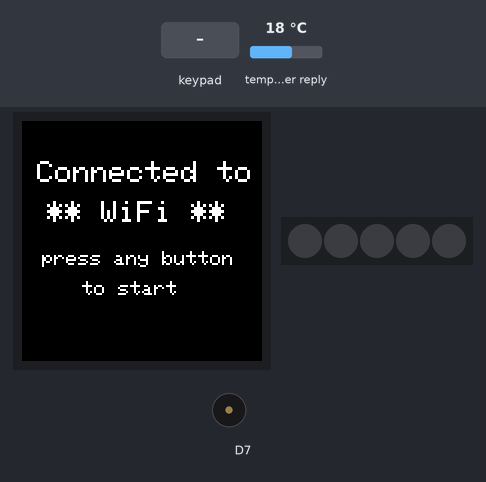
The sketch below on a simulated Arduino MKR. Shown: 240×240 colour display, 5 RGB LEDs in strip order, left to right, buzzer (waves = sounding). The test bench sets the inputs (shaded band); at power-on: temperature in the weather reply 18 °C. WiFi joins after 1.5 s; servers stay silent unless stated; web services answer with replies made up by the test bench; what the sketch prints to the serial monitor is not drawn.

Above: at 8.1 s.
8.2 s: keypad keys 1 2 3 4 pressed 0.4 s apart
At 11.1 s:
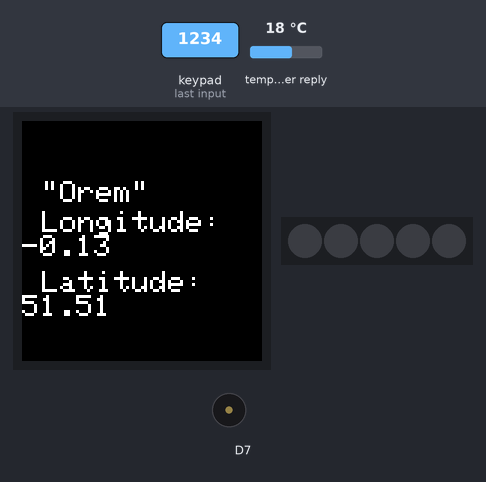
11.4 s: key '0' pressed
At 13.9 s:
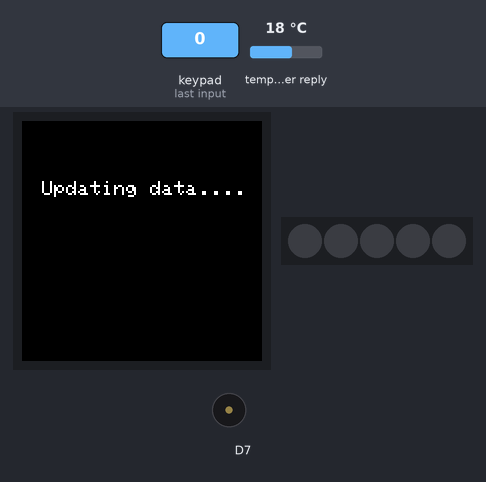
14.4 s: key '1' pressed
17.4 s: key '2' pressed
At 18.9 s:
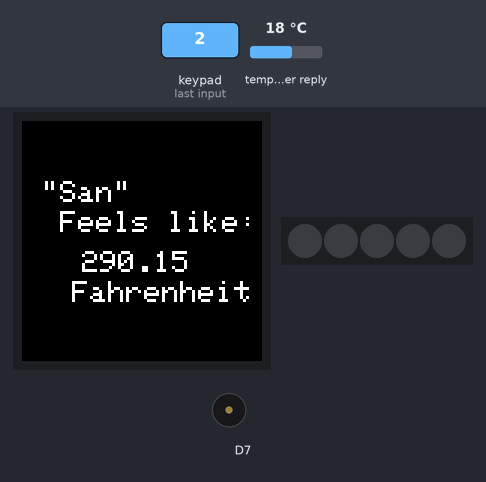
19.8 s: key '3' pressed
At 20.1 s:
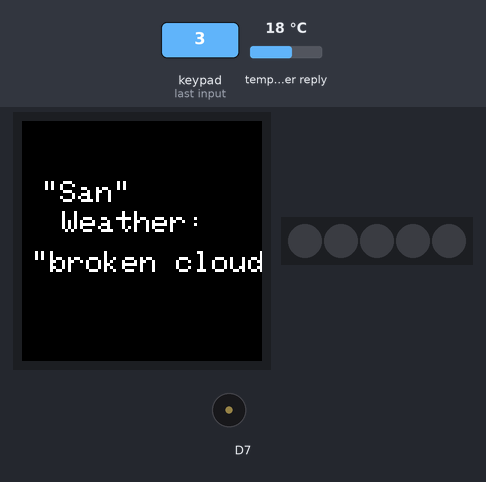
21.3 s: key '4' pressed
At 22.5 s:
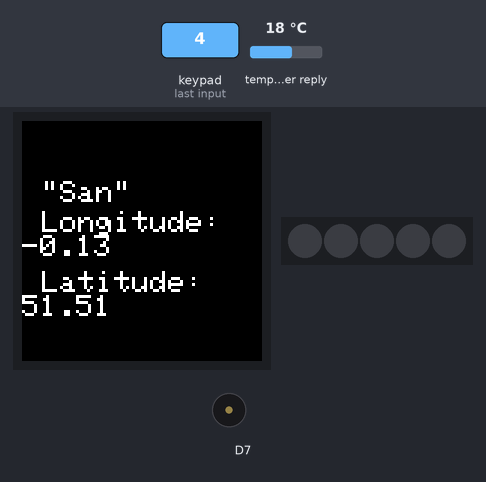
Timing chart, 0 to 23.8 s (numbered marks = the images above; inputs shaded):
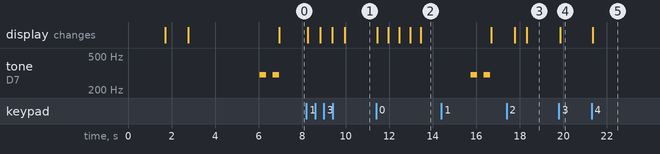

Measured:
- after the input at 8.2 s, the display: first changes after 0.06 s (image 1 shows a later state)
- after the input at 11.4 s, the display: first changes after 0.06 s (image 2 shows a later state)
- after the input at 17.4 s, the display: first differs from a run without the input after 0.93 s (image 3)
- after the input at 19.8 s, the display: changes after 0.06 s (image 4)
- after the input at 21.3 s, the display: changes after 0.06 s (image 5)
- by itself, tone on D7: alternates 300 Hz for 0.30 s and silent for 0.30 s, 4 changes in all, then stays silent

The sketch:

Activity10.ino
```cpp
// (licence header left out)
#include <WiFiNINA.h>
#include <Arduino_JSON.h>

#include <Arduino_MKRIoTCarrier.h>
MKRIoTCarrier carrier;

char ssid[] = ""; //  your network NAME between ""
char pass[] = "";//  your network PASSWOR between ""

String apiKey = ""; //paste weather map API KEY between ""

//the cities you want the weather for
String location = "Orem, US";
String location2 = "San Francisco, US";

bool changeLocation = false;

int status = WL_IDLE_STATUS;
char server[] = "api.openweathermap.org";

WiFiClient client;

String cityName;
String weatherDescription;

double temperature;
double feelsLike;
double lon;
double lat;

void setup() {
  //Initialize serial and wait for port to open:
  Serial.begin(9600);

  //Initialize the MKR IoT carrier
  CARRIER_CASE = true;
  carrier.begin();

  carrier.display.setTextSize(3);

  // attempt to connect to Wifi network:
  while (status != WL_CONNECTED) {
    Serial.print("Attempting to connect to SSID: ");
    Serial.println(ssid);
    status = WiFi.begin(ssid, pass);

    carrier.display.setCursor(20, 70);
    carrier.display.print("Waiting For");
    carrier.display.setCursor(5, 110);
    carrier.display.print("Connection...");

    // wait 1 seconds for connection:
    delay(1000);
  }

  carrier.display.fillScreen(ST77XX_BLACK);
  carrier.display.setCursor(15, 40);
  carrier.display.println("Connected to");
  carrier.display.setCursor(25, 80);
  carrier.display.println("** WiFi **");

  Serial.println("Connected to wifi");
  delay(1000);

  //Retrieve data from the API
  updateWeather();

  carrier.display.setTextSize(2);
  carrier.display.setCursor(20, 130);
  carrier.display.println("press any button");
  carrier.display.setCursor(60, 160);
  carrier.display.println("to start");
}

void loop() {

  carrier.Buttons.update();

  if (carrier.Buttons.onTouchDown(TOUCH0)) {
    carrier.display.fillScreen(ST7735_BLACK);
    carrier.display.setCursor(20, 60);
    carrier.display.setTextColor(ST77XX_WHITE);
    carrier.display.setTextSize(2);
    carrier.display.print("Updating data");
    delay(500);
    carrier.display.print(".");
    delay(500);
    carrier.display.print(".");
    delay(500);
    carrier.display.print(".");
    delay(500);
    carrier.display.print(".");

    updateWeather();

    carrier.display.fillScreen(ST7735_BLACK);
    carrier.display.setCursor(20, 60);
    carrier.display.setTextColor(ST77XX_WHITE);
    carrier.display.setTextSize(2);
    carrier.display.println("Update Complete");
    carrier.display.setCursor(20, 110);
    carrier.display.println("Weather data from:");
    carrier.display.setCursor(20, 160);
    carrier.display.setTextSize(3);

    if (changeLocation == true) {
      carrier.display.println(location);
    }
    else if (changeLocation == false) {
      carrier.display.println(location2);
    }
    delay(1000);
  }

  if (carrier.Buttons.onTouchDown(TOUCH1)) {
    carrier.display.fillScreen(ST7735_BLACK);
    carrier.display.setCursor(20, 60);
    carrier.display.setTextColor(ST77XX_WHITE);
    carrier.display.setTextSize(3);
    carrier.display.println(cityName);
    carrier.display.setCursor(20, 90);
    carrier.display.println("Temperature: ");
    carrier.display.setCursor(60, 130);
    carrier.display.println(temperature);
    carrier.display.setCursor(50, 160);
    carrier.display.println("Fahrenheit");
    delay(500);
  }

  if (carrier.Buttons.onTouchDown(TOUCH2)) {
    carrier.display.fillScreen(ST7735_BLACK);
    carrier.display.setCursor(20, 60);
    carrier.display.setTextColor(ST77XX_WHITE);
    carrier.display.setTextSize(3);
    carrier.display.println(cityName);
    carrier.display.setCursor(20, 90);
    carrier.display.println(" Feels like: ");
    carrier.display.setCursor(60, 130);
    carrier.display.println(feelsLike);
    carrier.display.setCursor(50, 160);
    carrier.display.println("Fahrenheit");
    delay(500);
  }

  if (carrier.Buttons.onTouchDown(TOUCH3)) {
    carrier.display.fillScreen(ST7735_BLACK);
    carrier.display.setCursor(20, 60);
    carrier.display.setTextColor(ST77XX_WHITE);
    carrier.display.setTextSize(3);
    carrier.display.println(cityName);
    carrier.display.setCursor(40, 90);
    carrier.display.print("Weather: ");
    carrier.display.setCursor(10, 130);
    carrier.display.println(weatherDescription);
    delay(500);
  }

  if (carrier.Buttons.onTouchDown(TOUCH4)) {
    carrier.display.fillScreen(ST77XX_BLACK);
    carrier.display.setCursor(20, 60);
    carrier.display.setTextColor(ST77XX_WHITE);
    carrier.display.setTextSize(3);
    carrier.display.println(cityName);
    carrier.display.setCursor(20, 90);

    carrier.display.println("Longitude: ");
    carrier.display.println(lon);

    carrier.display.setCursor(20, 150);
    carrier.display.println("Latitude: ");
    carrier.display.println(lat);
    delay(500);
  }

}


void updateWeather() {
  Serial.println("\nStarting connection to server...");
  // if you get a connection, report back via serial:
  if (client.connect(server, 80)) {
    Serial.println("connected to server");
    // Make a HTTP request:
    client.print("GET /data/2.5/weather?");

    //used to switch between locations
    changeLocation = !changeLocation;

    if (changeLocation == true) {
      client.print("q=" + location);
    }
    else {
      client.print("q=" + location2);
    }

    client.print("&appid=" + apiKey);
    client.print("&cnt=3");
    client.println("&units=imperial");
    client.println("Host: api.openweathermap.org");
    client.println("Connection: close");
    client.println();
  } else {
    Serial.println("unable to connect");
  }
  delay(1000);

  String line = "";
  if (client.connected()) {
    line = client.readStringUntil('\n');
    Serial.println(line);
    JSONVar myObject = JSON.parse(line);

    cityName = JSON.stringify(myObject["name"]);
    weatherDescription = JSON.stringify(myObject["weather"][0]["description"]);

    temperature = myObject["main"]["temp"];
    feelsLike = myObject["main"]["feels_like"];
    lon = myObject["coord"]["lon"];
    lat = myObject["coord"]["lat"];

    carrier.Buzzer.sound(300);
    delay(300);
    carrier.Buzzer.noSound();
    delay(300);
    carrier.Buzzer.sound(300);
    delay(300);
    carrier.Buzzer.noSound();
  }
}
```
